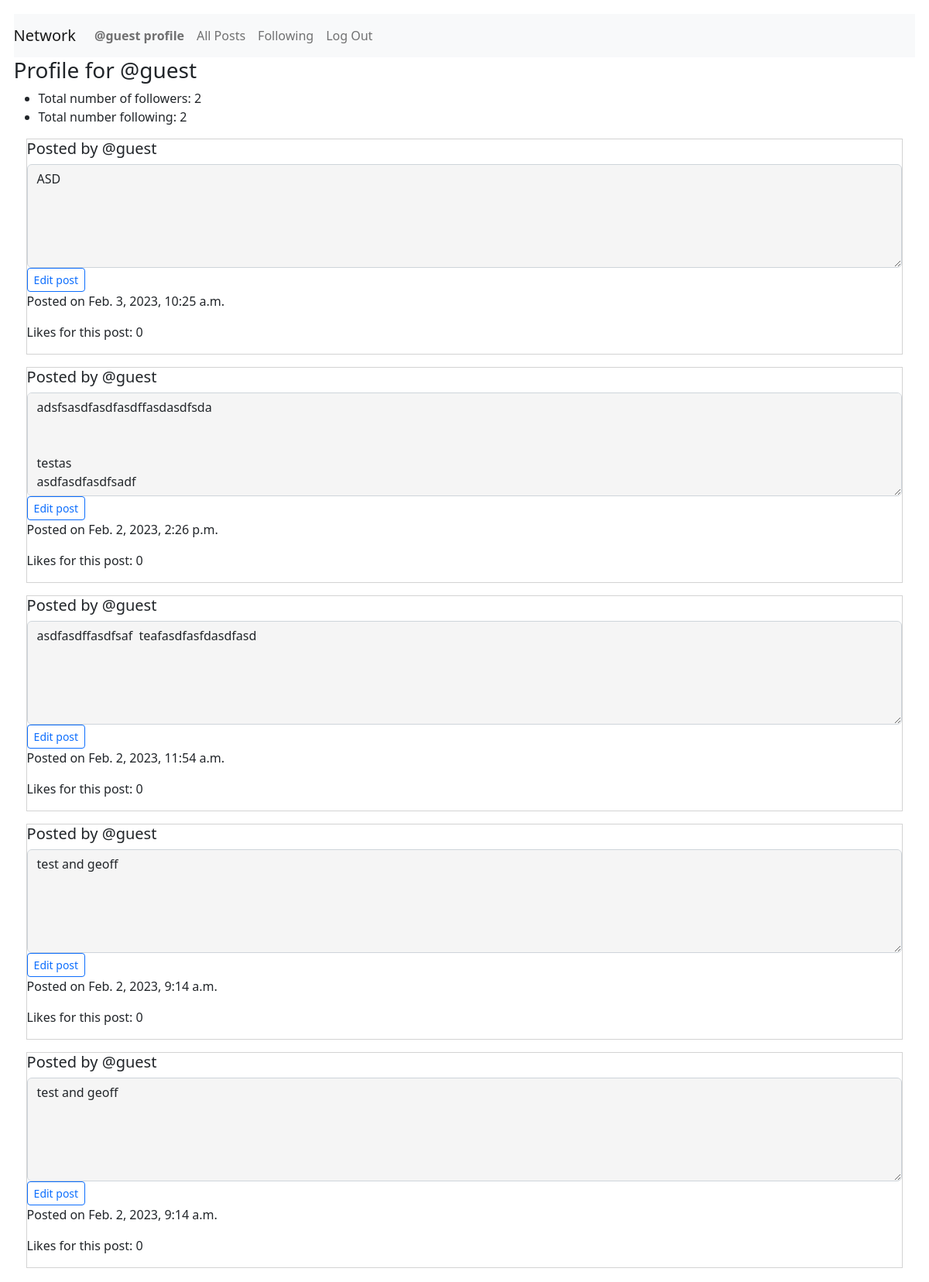
The page /profile/@guest (signed in) on the database as committed earlier.
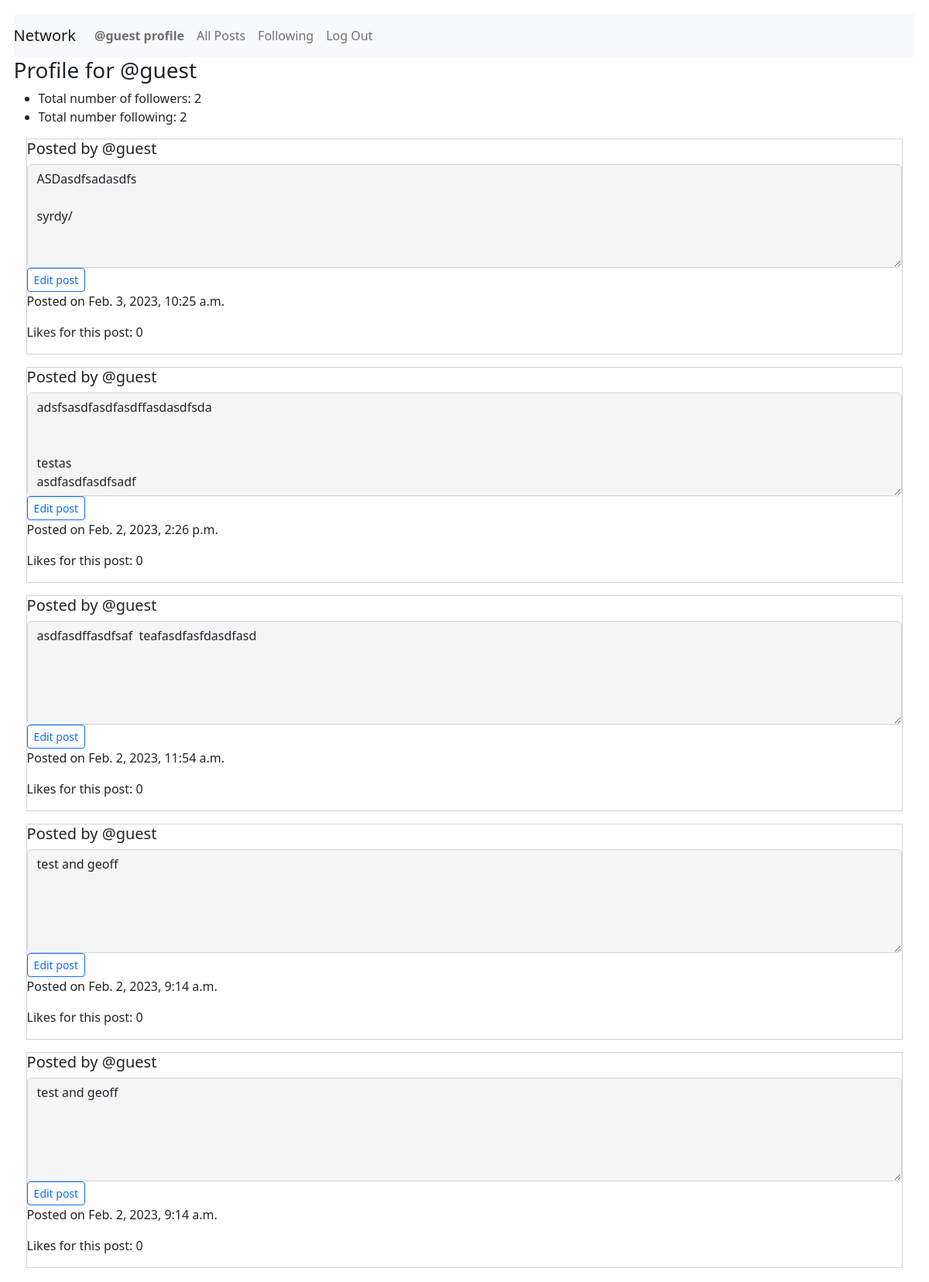
The same page on the database as committed later.
### network/models.py (models this page shows, shortened)
class Posts(models.Model):
    creator = models.ForeignKey(
        User, on_delete=models.PROTECT, related_name="get_creator_listings", blank=False)
    content = models.TextField(max_length=600)
    createdDate = models.DateTimeField(auto_now_add=True)
    numberLikes = models.IntegerField(blank=True, default=0)

class User(AbstractUser):
    pass

### network/views.py (the view)
# urls.py: path("profile/<str:username>", views.getProfile, name="getProfile"),
@csrf_exempt
@login_required
def getProfile(request, username):
    print("In getProfile")
    user_id = request.user.id
    user_name = request.user.username
    print(username)
    user = User.objects.get(username=username)
    print(user.id)
    profileUser = user.id
    try:
        posts = Posts.objects.filter(creator=profileUser)
        postsUser = posts.order_by('-createdDate')
        noListings = False
    except Posts.DoesNotExist:
        print("blah")
        noListings = True
    try:
        follow = Follow.objects.get(followUser=profileUser)
        followObject = True
    except:
        Follow.DoesNotExist
        followObject = False
    if followObject != False:
        countFollowers = follow.followers.all().count()
    else:
        countFollowers = 0
    if followObject == True:
        followers = follow.followers.all()
    if followObject == True:
        countFollowing = follow.following.all().count()
    else:
        countFollowing = 0
    if followObject == True:
        following = follow.following.all()
    if followObject == False:
        return render(request, "network/profile.html", {"noListings": noListings, "postings": postsUser, "countFollowers": countFollowers, "countFollowing": countFollowing, "username": username})
    else:
        return render(request, "network/profile.html", {"noListings": noListings, "postings": postsUser, "countFollowers": countFollowers, "countFollowing": countFollowing, "username": username})

### network/templates/network/profile.html (shortened to what this page needs)
{% extends "network/layout.html" %}
{% load static %}
{% block body %}
<div id="post-view">
    <h3>Profile for {{username}}</h3>
    <ul>
        <li>Total number of followers: {{countFollowers}}</li>
        <li>Total number following: {{countFollowing}}</li>
    </ul>
    <div>
        {% for post in postings %}
        <div class="post{{forloop.counter0}}">
            <h5 class="creator">Posted by {{post.creator.username}}</a></h5><textarea
                class="form-control content{{forloop.counter0}}" id="readonlyContent{{forloop.counter0}}" rows="5"
                readonly="true">{{post.content}}</textarea>
            {% if post.creator.username == user.username %}
            <button class="btn btn-sm btn-outline-primary edit{{forloop.counter0}}" id="editButton{{forloop.counter0}}"
                onclick="editPost('{{post.id}}')">Edit
                post</button>
            {% endif %}
            <p class="timestamp{{forloop.counter0}}">Posted on {{post.createdDate}}</p>
            <p class="numberLikes{{forloop.counter0}}">Likes for this post: {{post.numberLikes}}</p>
        </div>
        {% empty %}
        <h5>This user does not have any posts.</h5>
        {% endfor %}
        {% endblock %}

Rows that differ between the two databases and show on the page:
changed Posts: content "ASD" → "ASDasdfsadasdfs syrdy/"
